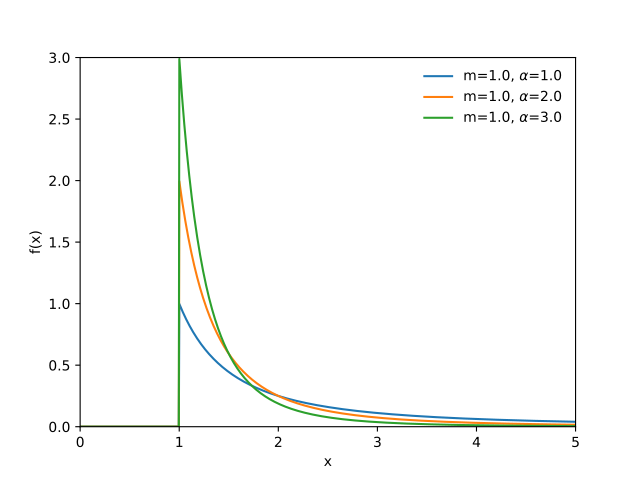

Python code for this plot:
import matplotlib.pyplot as plt
import numpy as np
import scipy.stats as st
x = np.linspace(0.0, 5.0, 1000)
fig, ax = plt.subplots()
f = lambda m, alpha : st.pareto.pdf(x, alpha, scale=m)
plot_pdf = lambda m, alpha : ax.plot(x, f(m, alpha), label=r'm={0}, $\alpha$={1}'.format(m, alpha))
plot_pdf(1.0,1.0)
plot_pdf(1.0,2.0)
plot_pdf(1.0,3.0)
plt.legend(loc='upper right', frameon=False)
ax.set(xlim=[0,5], ylim=[0,3.0], xlabel='x', ylabel='f(x)')
plt.show()
